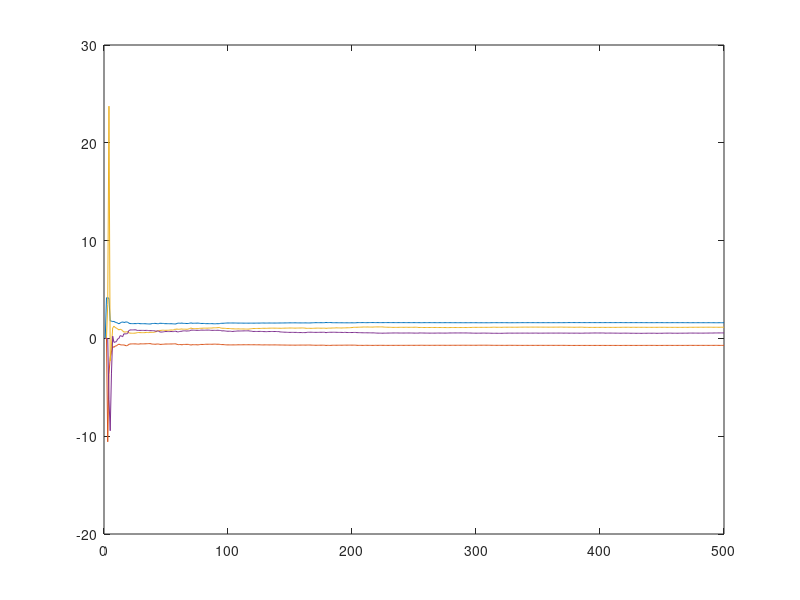

Recreate this plot in MATLAB.
% [1]Zilong, Tan, Huaguang, et al. Research on Identification Process 
%of Nonlinear System Based on An Improved Recursive Least Squares Algorithm[C]
k=1:1:500;
y=zeros(1,500);
delta=normrnd(0,0.1,1,500);
u=normrnd(0,0.1,1,500);
theta=zeros(4,500);
d_theta=zeros(4,500);
e=zeros(1,500);
fai=zeros(4,500);
K=zeros(4,500);
P=eye(4);
P0=10^6*eye(4);
R=0.1*eye(4);
for i=1:1:500
%     y(1:i)=1.6*y(1:i-1)-0.7*y(1:i-2)+1.1*u(1:i-2)+0.5*u(1:i-3)+delta(i);
    if i==1
        y(1,i)=delta(i); 
        fai(:,i)=[0 0 0 0]';
    elseif i==2 
        y(1,i)=1.6*y(1,i-1) +delta(i);
        fai(:,i)=[y(1,i-1) 0 0 0]';
    elseif i==3
       y(1,i)=1.6*y(1,i-1)-0.7*y(1,i-2)+1.1*u(1,i-2) +delta(i);
       fai(:,i)=[y(1,i-1) y(1,i-2) u(1,i-2) 0]';
    elseif i>3
       y(i)=1.6*y(i-1)-0.7*y(i-2)+1.1*u(i-2)+0.5*u(i-3)+delta(i);
       fai(:,i)=[y(1,i-1) y(1,i-2) u(1,i-2) u(1,i-3)]';
    end
    if i>1
%         P=P0-((P0*fai(:,i)*fai(:,i)'*P0)/(1+fai(:,i)'*P0*fai(:,i)));
%         e(i)=y(i)-fai(:,i)'*theta(:,i-1)-fai(:,i)'*d_theta(:,i-1);
%         d_theta(:,i)= d_theta(:,i-1)+P0*fai(:,i)*e(i);
%         theta(:,i)=theta(:,i-1)+d_theta(:,i);
%         P0=P;
        K(:,i)=(P0*fai(:,i))/(1+fai(:,i)'*P0*fai(:,i));
        theta(:,i)=theta(:,i-1)+K(:,i)*(y(i)-fai(:,i)'*theta(:,i-1));
        P=(eye(4)-K(:,i)*fai(:,i)')*P0;
        P0=P;
    end
    
end
plot(k,theta);
